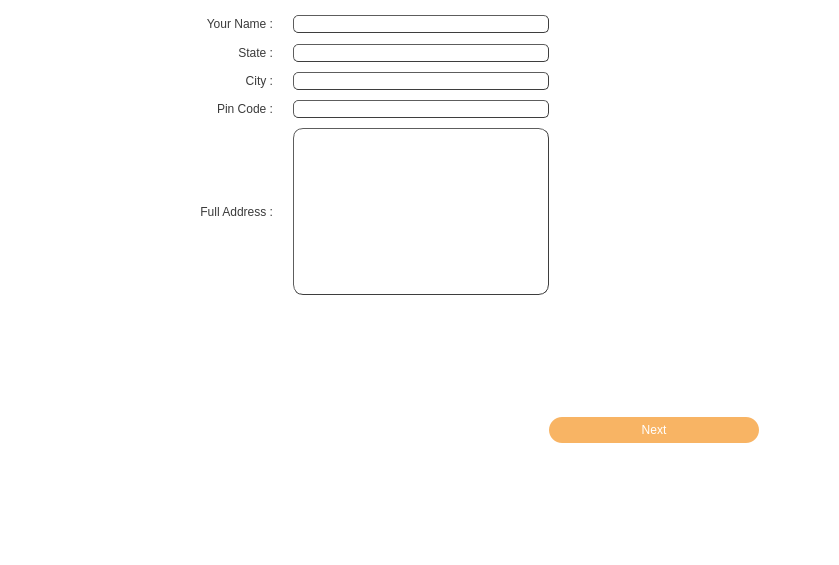
<?xml version="1.0" encoding="UTF-8"?>
<ui version="4.0">
 <class>Form</class>
 <widget class="QWidget" name="Form">
  <property name="geometry">
   <rect>
    <x>0</x>
    <y>0</y>
    <width>839</width>
    <height>565</height>
   </rect>
  </property>
  <property name="minimumSize">
   <size>
    <width>839</width>
    <height>565</height>
   </size>
  </property>
  <property name="maximumSize">
   <size>
    <width>839</width>
    <height>565</height>
   </size>
  </property>
  <property name="windowTitle">
   <string>Form</string>
  </property>
  <property name="styleSheet">
   <string notr="true">background-color: rgb(255, 255, 255);</string>
  </property>
  <layout class="QVBoxLayout" name="verticalLayout">
   <property name="spacing">
    <number>0</number>
   </property>
   <property name="leftMargin">
    <number>0</number>
   </property>
   <property name="topMargin">
    <number>0</number>
   </property>
   <property name="rightMargin">
    <number>0</number>
   </property>
   <property name="bottomMargin">
    <number>0</number>
   </property>
   <item>
    <layout class="QGridLayout" name="top_gridLayout">
     <item row="0" column="0" colspan="2">
      <widget class="QLabel" name="label_3">
       <property name="text">
        <string/>
       </property>
       <property name="pixmap">
        <pixmap>icon/wizard-001.png</pixmap>
       </property>
       <property name="scaledContents">
        <bool>true</bool>
       </property>
      </widget>
     </item>
    </layout>
   </item>
   <item>
    <layout class="QGridLayout" name="bottom_gridLayout">
     <property name="spacing">
      <number>0</number>
     </property>
     <item row="0" column="2">
      <spacer name="horizontalSpacer_3">
       <property name="orientation">
        <enum>Qt::Horizontal</enum>
       </property>
       <property name="sizeType">
        <enum>QSizePolicy::Minimum</enum>
       </property>
       <property name="sizeHint" stdset="0">
        <size>
         <width>20</width>
         <height>5</height>
        </size>
       </property>
      </spacer>
     </item>
     <item row="7" column="1">
      <widget class="QLabel" name="label_6">
       <property name="styleSheet">
        <string notr="true">color: rgb(58, 58, 58);
		font: 12pt &quot;Calibri&quot;;</string>
       </property>
       <property name="text">
        <string>Pin Code :</string>
       </property>
       <property name="alignment">
        <set>Qt::AlignRight|Qt::AlignTrailing|Qt::AlignVCenter</set>
       </property>
      </widget>
     </item>
     <item row="7" column="3">
      <widget class="QLineEdit" name="pincode_lineEdit">
       <property name="styleSheet">
        <string notr="true">






QLineEdit{


border-style:outset;
border-width:1px;
border-radius:5px;

border-color: rgb(62, 62, 62);
		font: 12pt &quot;Calibri&quot;;
	color: rgb(0, 0, 0);
}
QLineEdit:focus{
	background-color: rgb(248, 221, 158);
}</string>
       </property>
      </widget>
     </item>
     <item row="10" column="5">
      <spacer name="horizontalSpacer_4">
       <property name="orientation">
        <enum>Qt::Horizontal</enum>
       </property>
       <property name="sizeType">
        <enum>QSizePolicy::Minimum</enum>
       </property>
       <property name="sizeHint" stdset="0">
        <size>
         <width>80</width>
         <height>20</height>
        </size>
       </property>
      </spacer>
     </item>
     <item row="9" column="3">
      <widget class="QTextEdit" name="address_textEdit">
       <property name="styleSheet">
        <string notr="true">


QTextEdit{


border-style:outset;
border-width:1px;
border-radius:10px;

border-color: rgb(62, 62, 62);
font: 12pt &quot;Calibri&quot;;
	color: rgb(0, 0, 0);

}
QTextEdit:focus{

	background-color: rgb(248, 221, 158);

}</string>
       </property>
       <property name="tabStopWidth">
        <number>80</number>
       </property>
      </widget>
     </item>
     <item row="9" column="1">
      <widget class="QLabel" name="label">
       <property name="styleSheet">
        <string notr="true">color: rgb(58, 58, 58);
		font: 12pt &quot;Calibri&quot;;</string>
       </property>
       <property name="text">
        <string>Full Address :</string>
       </property>
       <property name="alignment">
        <set>Qt::AlignRight|Qt::AlignTrailing|Qt::AlignVCenter</set>
       </property>
      </widget>
     </item>
     <item row="3" column="3">
      <widget class="QLineEdit" name="state_lineEdit">
       <property name="styleSheet">
        <string notr="true">






QLineEdit{


border-style:outset;
border-width:1px;
border-radius:5px;

border-color: rgb(62, 62, 62);
		font: 12pt &quot;Calibri&quot;;
	color: rgb(0, 0, 0);
}
QLineEdit:focus{

	background-color: rgb(248, 221, 158);

}</string>
       </property>
      </widget>
     </item>
     <item row="0" column="1">
      <widget class="QLabel" name="label_2">
       <property name="styleSheet">
        <string notr="true">color: rgb(58, 58, 58);
		font: 12pt &quot;Calibri&quot;;</string>
       </property>
       <property name="text">
        <string>Your Name :</string>
       </property>
       <property name="alignment">
        <set>Qt::AlignRight|Qt::AlignTrailing|Qt::AlignVCenter</set>
       </property>
      </widget>
     </item>
     <item row="5" column="1">
      <widget class="QLabel" name="label_5">
       <property name="styleSheet">
        <string notr="true">color: rgb(58, 58, 58);
		font: 12pt &quot;Calibri&quot;;</string>
       </property>
       <property name="text">
        <string>City :</string>
       </property>
       <property name="alignment">
        <set>Qt::AlignRight|Qt::AlignTrailing|Qt::AlignVCenter</set>
       </property>
      </widget>
     </item>
     <item row="0" column="4">
      <spacer name="horizontalSpacer_2">
       <property name="orientation">
        <enum>Qt::Horizontal</enum>
       </property>
       <property name="sizeHint" stdset="0">
        <size>
         <width>40</width>
         <height>20</height>
        </size>
       </property>
      </spacer>
     </item>
     <item row="3" column="1">
      <widget class="QLabel" name="label_4">
       <property name="styleSheet">
        <string notr="true">color: rgb(58, 58, 58);
		font: 12pt &quot;Calibri&quot;;</string>
       </property>
       <property name="text">
        <string>State :</string>
       </property>
       <property name="alignment">
        <set>Qt::AlignRight|Qt::AlignTrailing|Qt::AlignVCenter</set>
       </property>
      </widget>
     </item>
     <item row="10" column="1">
      <spacer name="verticalSpacer">
       <property name="orientation">
        <enum>Qt::Vertical</enum>
       </property>
       <property name="sizeType">
        <enum>QSizePolicy::Minimum</enum>
       </property>
       <property name="sizeHint" stdset="0">
        <size>
         <width>20</width>
         <height>270</height>
        </size>
       </property>
      </spacer>
     </item>
     <item row="6" column="3">
      <spacer name="verticalSpacer_5">
       <property name="orientation">
        <enum>Qt::Vertical</enum>
       </property>
       <property name="sizeType">
        <enum>QSizePolicy::Minimum</enum>
       </property>
       <property name="sizeHint" stdset="0">
        <size>
         <width>20</width>
         <height>10</height>
        </size>
       </property>
      </spacer>
     </item>
     <item row="1" column="3">
      <spacer name="verticalSpacer_2">
       <property name="orientation">
        <enum>Qt::Vertical</enum>
       </property>
       <property name="sizeType">
        <enum>QSizePolicy::Minimum</enum>
       </property>
       <property name="sizeHint" stdset="0">
        <size>
         <width>20</width>
         <height>10</height>
        </size>
       </property>
      </spacer>
     </item>
     <item row="0" column="3">
      <widget class="QLineEdit" name="name_lineEdit">
       <property name="styleSheet">
        <string notr="true">






QLineEdit{


border-style:outset;
border-width:1px;
border-radius:5px;

border-color: rgb(62, 62, 62);
		font: 12pt &quot;Calibri&quot;;
	color: rgb(0, 0, 0);
}
QLineEdit:focus{
/*
background-color:  rgb(248,180,100);
*/

	background-color: rgb(248, 221, 158);
}</string>
       </property>
      </widget>
     </item>
     <item row="4" column="3">
      <spacer name="verticalSpacer_4">
       <property name="orientation">
        <enum>Qt::Vertical</enum>
       </property>
       <property name="sizeType">
        <enum>QSizePolicy::Minimum</enum>
       </property>
       <property name="sizeHint" stdset="0">
        <size>
         <width>20</width>
         <height>10</height>
        </size>
       </property>
      </spacer>
     </item>
     <item row="8" column="3">
      <spacer name="verticalSpacer_3">
       <property name="orientation">
        <enum>Qt::Vertical</enum>
       </property>
       <property name="sizeType">
        <enum>QSizePolicy::Minimum</enum>
       </property>
       <property name="sizeHint" stdset="0">
        <size>
         <width>20</width>
         <height>10</height>
        </size>
       </property>
      </spacer>
     </item>
     <item row="10" column="4">
      <widget class="QPushButton" name="next_btn">
       <property name="cursor">
        <cursorShape>PointingHandCursor</cursorShape>
       </property>
       <property name="styleSheet">
        <string notr="true">

QPushButton{
background-color:  rgb(248,180,100);
color: rgb(255, 255, 255);
font: 10pt &quot;MS Shell Dlg 2&quot;;
border-style:outset;
border-width:0px;
border-radius:13px;
border-color: rgb(62, 62, 62);
padding:6px
}
QPushButton:hover{

	

	background-color: rgb(248, 207, 135);
}
</string>
       </property>
       <property name="text">
        <string>Next</string>
       </property>
      </widget>
     </item>
     <item row="0" column="0">
      <spacer name="horizontalSpacer">
       <property name="orientation">
        <enum>Qt::Horizontal</enum>
       </property>
       <property name="sizeType">
        <enum>QSizePolicy::Minimum</enum>
       </property>
       <property name="sizeHint" stdset="0">
        <size>
         <width>200</width>
         <height>20</height>
        </size>
       </property>
      </spacer>
     </item>
     <item row="5" column="3">
      <widget class="QLineEdit" name="city_lineEdit">
       <property name="styleSheet">
        <string notr="true">






QLineEdit{


border-style:outset;
border-width:1px;
border-radius:5px;

border-color: rgb(62, 62, 62);
		font: 12pt &quot;Calibri&quot;;
	color: rgb(0, 0, 0);
}
QLineEdit:focus{

	background-color: rgb(248, 221, 158);

}</string>
       </property>
      </widget>
     </item>
    </layout>
   </item>
  </layout>
 </widget>
 <resources>
  <include location="xyz.qrc"/>
 </resources>
 <connections/>
</ui>
